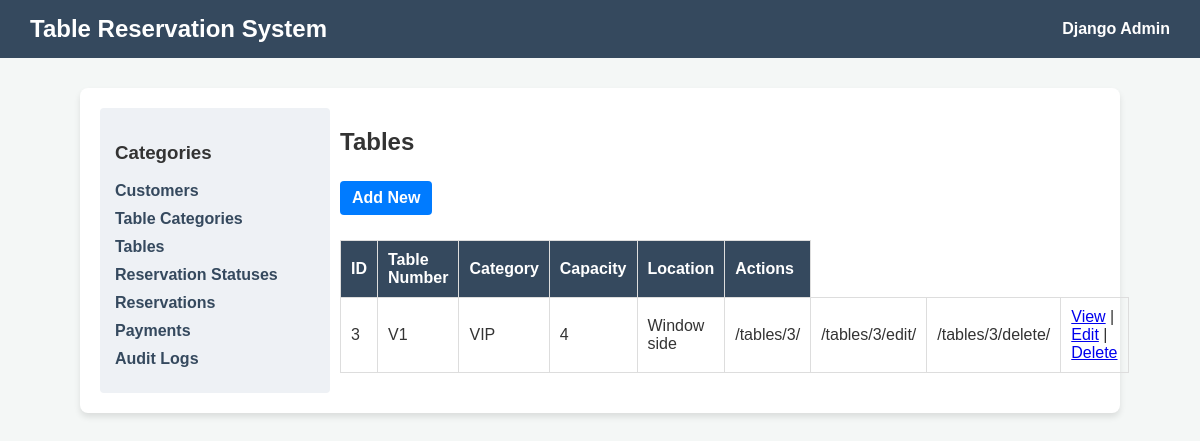
The app's page /tables/ with its own data.
### reservation_app/models.py (models this page shows, shortened)
class Table(models.Model):
    table_category = models.ForeignKey(TableCategory, on_delete=models.CASCADE, related_name='tables')
    table_number = models.CharField(max_length=50, unique=True)
    capacity = models.PositiveIntegerField()
    location = models.CharField(max_length=100)
    is_active = models.BooleanField(default=True)
    created_at = models.DateTimeField(auto_now_add=True)
    updated_at = models.DateTimeField(auto_now=True)
    class Meta:
        ordering = ['table_number']

class TableCategory(models.Model):
    name = models.CharField(max_length=100, unique=True)
    description = models.TextField()
    created_at = models.DateTimeField(auto_now_add=True)
    updated_at = models.DateTimeField(auto_now=True)
    class Meta:
        verbose_name_plural = "Table Categories"
        ordering = ['name']

### reservation_app/views.py (the view)
# urls.py: path('tables/', views.TableListView.as_view(), name='table_list'),
@method_decorator(csrf_exempt, name='dispatch')
class TableListView(View):
    def get(self, request):
        tables = Table.objects.all()
        if wants_json(request):
            data = [{'id': t.id, 'table_number': t.table_number, 'capacity': t.capacity, 'location': t.location} for t in tables]
            return JsonResponse(data, safe=False)
        items = [{
            'id': t.id, 'table_number': t.table_number, 'category': t.table_category.name,
            'capacity': t.capacity, 'location': t.location,
            'detail_url': reverse('reservation_app:table_detail', args=[t.id]),
            'edit_url': reverse('reservation_app:table_update', args=[t.id]),
            'delete_url': reverse('reservation_app:table_delete', args=[t.id])
        } for t in tables]
        return render(request, 'reservation_app/list.html', {
            'title': 'Tables',
            'headers': ['ID', 'Table Number', 'Category', 'Capacity', 'Location'],
            'items': items,
            'add_url': reverse('reservation_app:table_create')
        })

### reservation_app/views.py (called while the page is built)
def wants_json(request):
    return (
        request.headers.get('Accept') == 'application/json' or
        request.GET.get('format') == 'json' or
        request.content_type == 'application/json'
    )

### reservation_app/templates/reservation_app/list.html (shortened to what this page needs)
{% extends 'reservation_app/base.html' %}
{% block content %}
    <h2>{{ title }}</h2>
    {% if add_url %}
        <a href="{{ add_url }}" class="btn btn-primary">Add New</a>
    {% endif %}
    <table>
        <thead>
            <tr>
                {% for header in headers %}
                    <th>{{ header }}</th>
                {% endfor %}
                <th>Actions</th>
            </tr>
        </thead>
        <tbody>
            {% for item in items %}
                <tr>
                    {% for val in item.values %}
                        <td>{{ val }}</td>
                    {% endfor %}
                    <td>
                        {% if item.detail_url %}
                            <a href="{{ item.detail_url }}">View</a> |
                        {% endif %}
                        {% if item.edit_url %}
                            <a href="{{ item.edit_url }}">Edit</a>
                        {% endif %}
                        {% if item.delete_url %}
                            | <a href="{{ item.delete_url }}">Delete</a>
                        {% endif %}
                    </td>
                </tr>
            {% empty %}
                <tr>
                    <td colspan="{{ headers|length|add:1 }}">No records found.</td>
                </tr>
            {% endfor %}
        </tbody>
    </table>
{% endblock %}

### reservation_app/templates/reservation_app/base.html (style rules this page uses)
body { font-family: sans-serif; margin: 0; padding: 0; background-color: #f4f7f6; color: #333; }
table { width: 100%; border-collapse: collapse; margin-top: 20px; }
th, td { border: 1px solid #ddd; padding: 10px; text-align: left; }
th { background-color: #35495e; color: white; }
.btn { display: inline-block; padding: 8px 12px; margin: 5px 0; text-decoration: none; border-radius: 4px; font-weight: bold; text-align: center; }
.btn-primary { background: #007bff; color: white; border: none; cursor: pointer; }

### records on screen
Table: values "V1" "Window side"
TableCategory: values "VIP"

### other values on screen
{{ title }} "Tables"
{{ header }} "ID" "Table Number" "Category" "Capacity" "Location"
{{ val }} "3" "4" "/tables/3/" "/tables/3/edit/" "/tables/3/delete/"
